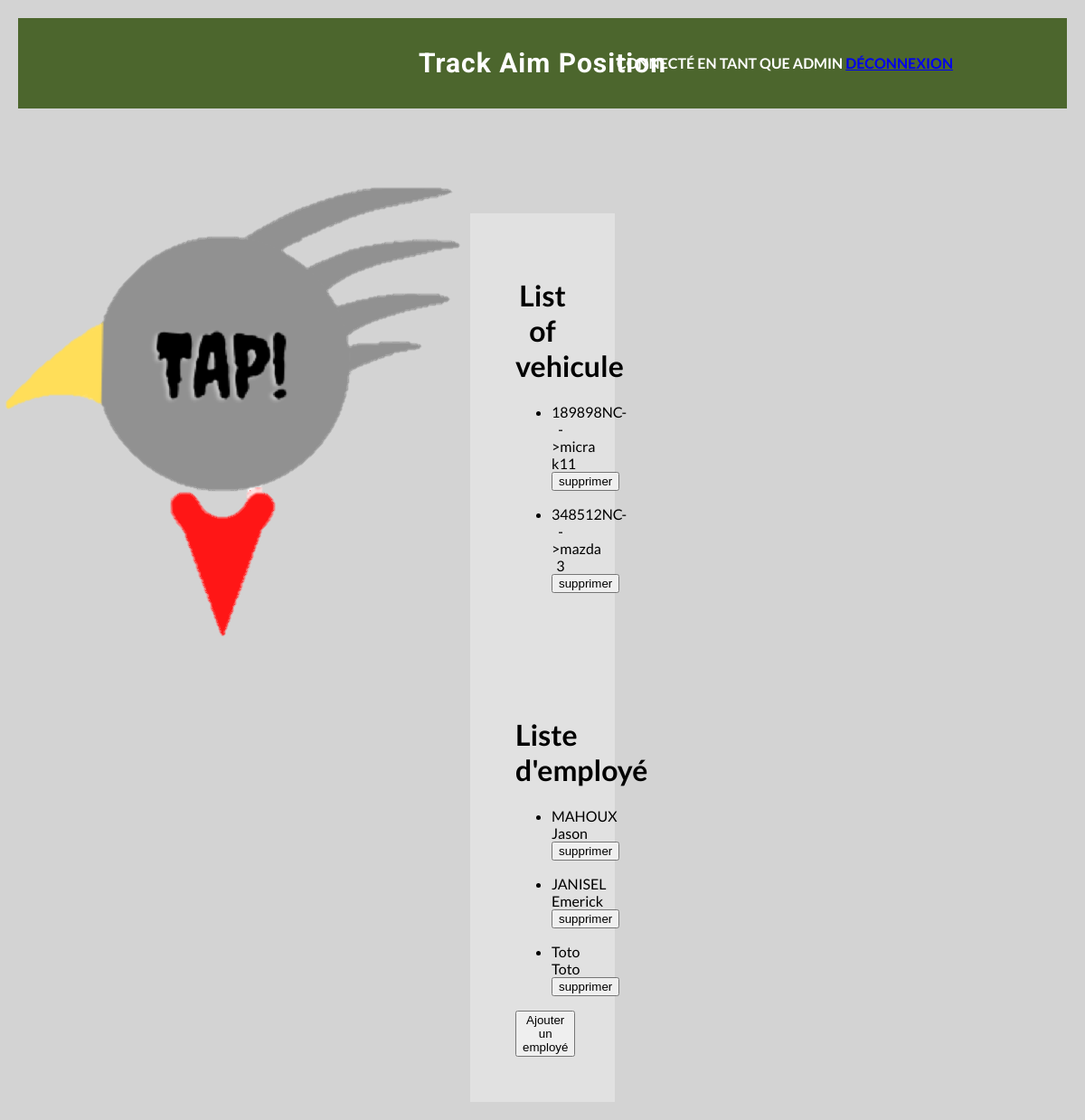
Before: /index.php/users (signed in) with the older database file.
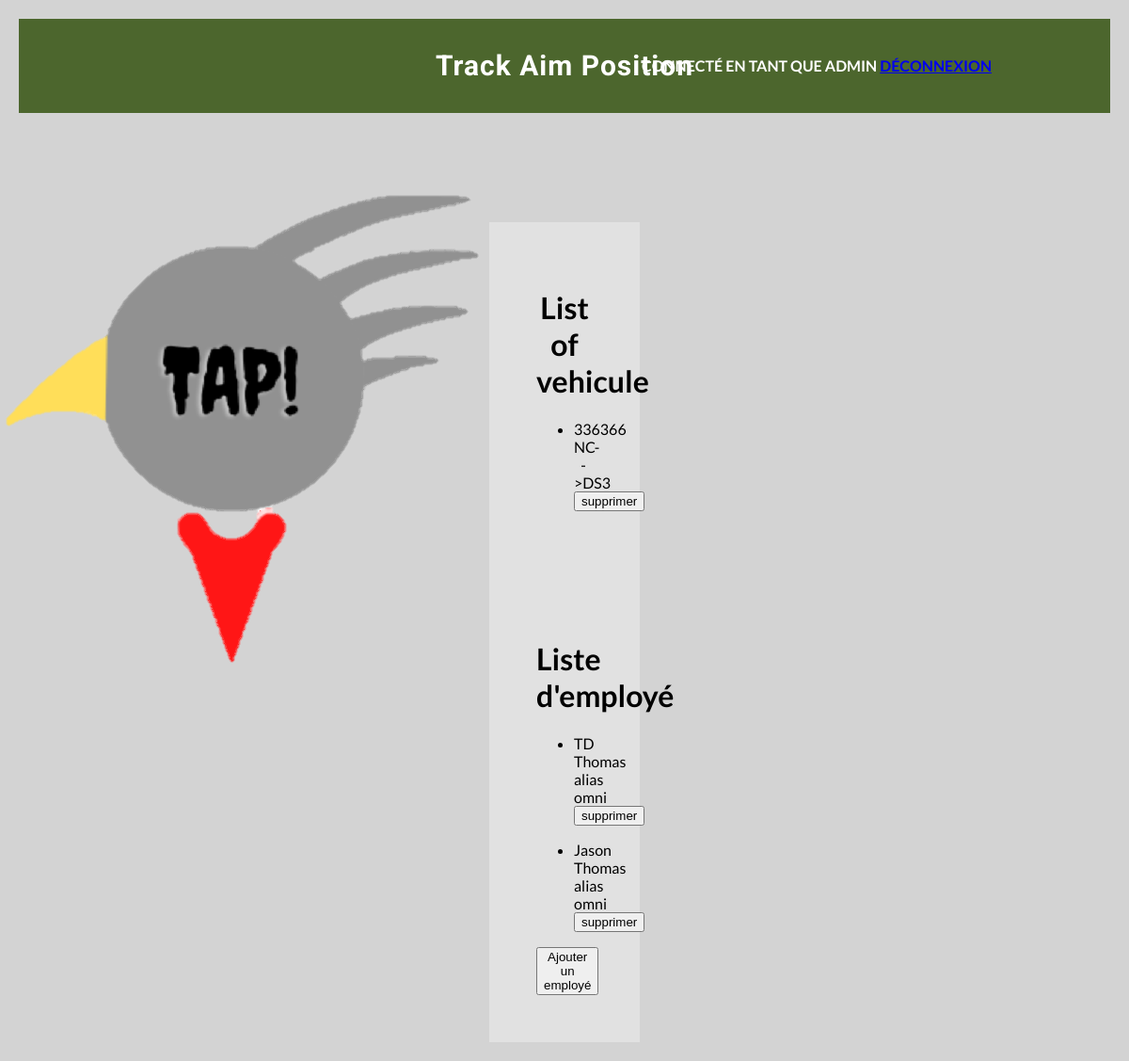
After: the same page with the newer database file.
### tables this page shows
CREATE TABLE `vehicule` (
  `immatriculation` varchar(30) NOT NULL,
  `modele` varchar(15) NOT NULL,
  `age` int(4) NOT NULL
);

CREATE TABLE `personnel` (
  `id_perso` int(11) NOT NULL,
  `nom` varchar(30) NOT NULL,
  `prenom` varchar(30) NOT NULL,
  `login` varchar(20) NOT NULL,
  `password` varchar(20) NOT NULL,
  `Ville` varchar(40) NOT NULL,
  `Tel` varchar(10) NOT NULL,
  `Mail` varchar(40) NOT NULL
);

### model.php (called while the page is built, shortened)
<?php
function open_database_connection()
{
    $link = mysqli_connect('localhost', 'root', '', 'tap');
return $link;
}
function get_all_vehicule()
{
    $link = open_database_connection();
    $resultall = mysqli_query($link,'SELECT immatriculation, modele FROM vehicule');
    $posts = array();
    while ($row = mysqli_fetch_assoc($resultall)) {
        $posts[] = $row;
    }
    return $posts;
}
function get_all_personnel()
{
    $link = open_database_connection();
    $resultall = mysqli_query($link,'SELECT nom, prenom,id_perso FROM personnel');
    $posts2 = array();
    while ($row = mysqli_fetch_assoc($resultall)) {
        $posts2[] = $row;
    }
    return $posts2;
}
?>

### view/admin.php (the view, shortened to what this page needs)
<div class="log">
    <h1>List of vehicule</h1>
    <ul>
        <?php foreach( $posts as $post ): ?>
            <li>
                    <?php echo $post['immatriculation']; echo '-->'; echo $post['modele'] ?>
                <form method="post" action="/TAP/index.php/users?id_supp=<?php echo $post['immatriculation'];?>"><input type="submit" value="supprimer"></form>
            </li>
        <?php endforeach ?>
    </ul>
</div>
<div class="log">
    <h1> Liste d'employé</h1>
    <ul>
        <?php foreach( $posts2 as $post2 ): ?>
            <li>
                <?php echo $post2['nom']; echo ' '; echo $post2['prenom'] ?>
                <form method="post" action="/TAP/index.php/users?id_supp2=<?php echo $post2['id_perso'];?>"><input type="submit" value="supprimer"></form>
            </li>
        <?php endforeach ?>
    </ul>
    <a href="/TAP/index.php/register"><button>Ajouter un employé</button></a>
</div>
<?php $content = ob_get_clean(); ?>
<?php include 'layout.php'; ?>

### index.php (shortened to what this page needs)
<link rel="stylesheet" href="/TAP/layout.css"/>
<link rel="stylesheet" href="/TAP/normalize.css"/>
<?php
require_once 'model.php';
require_once 'controllers.php';
$uri = parse_url($_SERVER['REQUEST_URI'], PHP_URL_PATH);
if( !isset($_SESSION['login']) ) {
    if( !isset($_POST['login']) || !isset($_POST['password']) ) {
        $error='not connected';
        $uri='/TAP/index.php';
        $login='';
    }
    elseif( is_admin($_POST['login'],$_POST['password']) ) {
        $_SESSION['login'] = $_POST['login'] ;
        $_SESSION['admin'] = True ;
        $login = $_SESSION['login'];
        $error='';
        admin_action($login,$error);
        exit;
    }
    elseif( !is_user($_POST['login'],$_POST['password']) ){
        $error='bad login/pwd';
        $uri='/TAP/index.php';
        $login='';
    }
    else {
        $_SESSION['login'] = $_POST['login'] ;
        $_SESSION['admin'] = False ;
        $login = $_SESSION['login'];
        $error='';
    }
}
else {
    $login = $_SESSION['login'];
    $error = '';
}
if ( '/TAP/index.php' == $uri || '/TAP/' == $uri) {
    accueil_action($login,$error);
    exit;
}
elseif (('/TAP/index.php/register' == $uri)){
    register_action($login,$error);
}
elseif ( '/TAP/index.php/Liste_commande.php' == $uri ){
    liste_commande_action($login,$error);
}
elseif ( '/TAP/index.php/Ajout_commande.php' == $uri ){
    ajout_commande_action($login,$error);
}
elseif ( '/TAP/index.php/users' == $uri ){
    users_action($login,$error);
}
elseif('/TAP/index.php/logout' == $uri ) {
    session_destroy();
    login_action('','');
}
elseif('/TAP/index.php/Register_vehicule.php' == $uri ) {
    vehicule();
}
else {
    header('Status: 404 Not Found');
    echo '<html><body><h1>My Page NotFound</h1></body></html>';
}
?>

### controllers.php (shortened to what this page needs)
<?php
function admin_action($login,$error)
{
    $posts = get_all_vehicule();
    $posts2 = get_all_personnel();
    require 'view/admin.php';
}
function users_action($login,$error){
    $posts = get_all_vehicule();
    if($_SESSION['admin'] == True){
        $login="admin";
        admin_action($login,$error);
    }
    else {
        require 'view/users.php';
    }
}

### view/layout.php (shortened to what this page needs)
<!DOCTYPE html>
<html lang="fr">
<head>
</head>
<body>
    <header role="header">
        <nav class="menu">
            <div class="inner">
                <div class="cours">
                    <h1 class="intitule">Track Aim Position</h1>
                </div>
                <div class="header_droite">
                    <p class="link">
                        <?php
                            if ($error != '') {
                                if ($error == 'not connected') {
                                    echo 'Veuillez svp vous authentifier';
                                }
                                if ($error == 'bad login/pwd') {
                                    echo 'Erreur de login et/ou de mot de passe';
                                }
                            } elseif ($login != '') {
                                echo 'Connecté en tant que ' . $login;
                                echo ' <a href="/TAP/index.php/logout">Déconnexion</a>';
                        }?>
                    </p>
                </div>
                <div class="header_gauche">
                    <img src="/TAP/img/LOGO.png"/>
                </div>
            </div>
        </nav>
    </header>
    <div class="content">
        <?php echo $content;?>
    </div>
</body>
</html>

### layout.css (style rules this page uses)
.menu { background-color: rgba(43,76,4,0.8); width: 100%; height: 100px; line-height: 100px; }
.intitule { text-align: center; margin: 0; padding: 0; }
.cours { color: white; font-family: 'Roboto'; font-weight: 900; font-size: 20px; letter-spacing: 1px; }
.header_droite { position: static; float: right; margin-top: -100px; }
.header_gauche { margin-left: -150px; margin-top: 80px; }
.link { text-decoration: none; color: white; text-transform: uppercase; font-weight: 700; padding: 0;margin:0 10px; }
.content { text-align: center; margin-top: 10%; }
.log { background-color: rgba(240, 240, 240,0.5); padding: 50px; margin-right: 500px; margin-left: 500px; }

Changed rows visible on the page:
removed vehicule: immatriculation "189898NC", modele "micra k11"
removed vehicule: immatriculation "348512NC", modele "mazda 3"
removed personnel: nom "MAHOUX", prenom "Jason"
removed personnel: nom "JANISEL", prenom "Emerick"
removed personnel: nom "Toto", prenom "Toto"
added vehicule: immatriculation "336366 NC", modele "DS3"
added personnel: nom "TD", prenom "Thomas alias omni"
added personnel: nom "Jason", prenom "Thomas alias omni"
